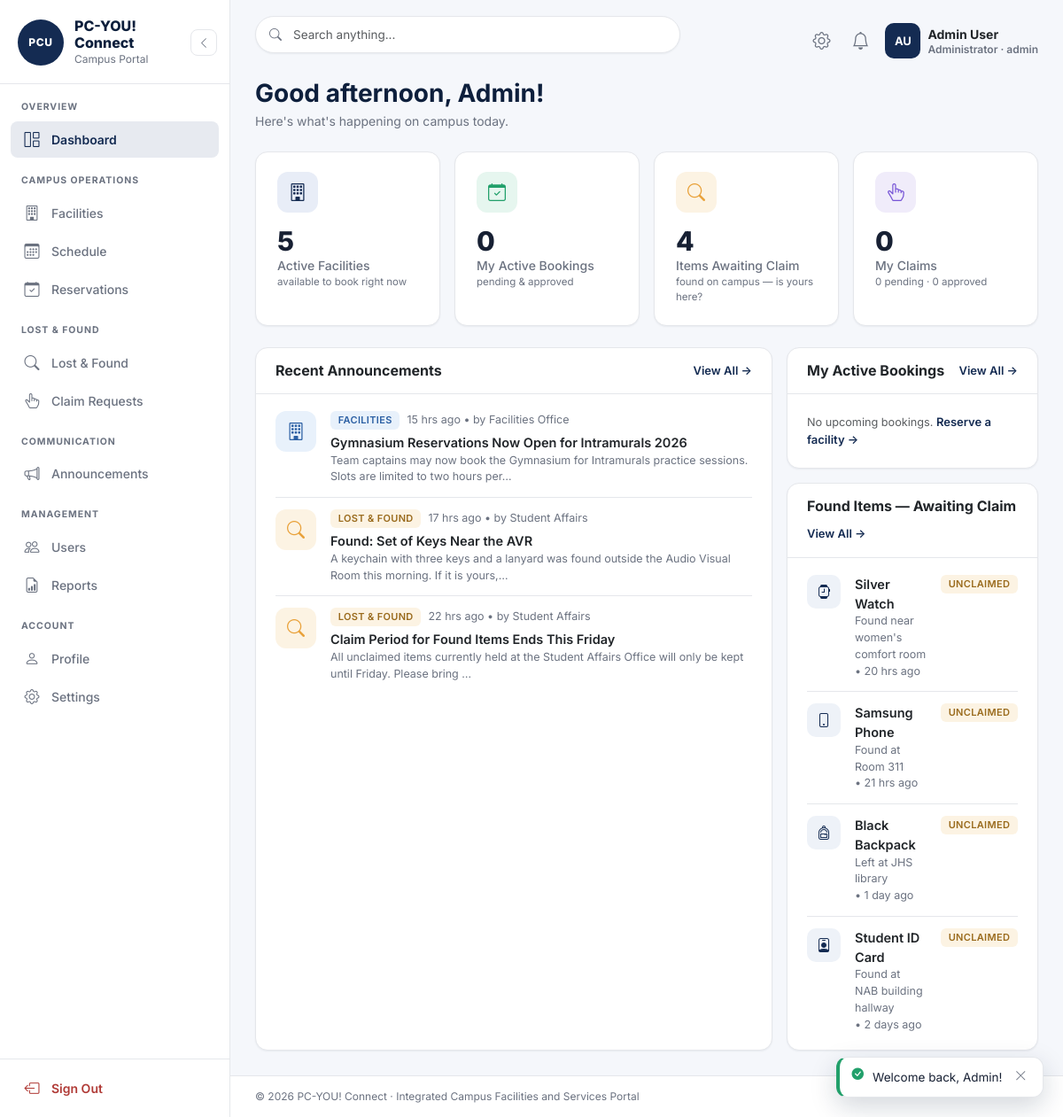
/user/dashboard.php (signed in), run on the app's committed database.
### tables this page shows
CREATE TABLE `announcements` (
  `id` int(11) NOT NULL,
  `author_id` int(11) DEFAULT NULL,
  `author_label` varchar(100) DEFAULT NULL,
  `title` varchar(200) NOT NULL,
  `content` text NOT NULL,
  `category` enum('facilities','lost_found') NOT NULL DEFAULT 'facilities',
  `event_date` date DEFAULT NULL,
  `priority` enum('normal','high') NOT NULL DEFAULT 'normal',
  `status` enum('published','archived') NOT NULL DEFAULT 'published',
  `views` int(11) NOT NULL DEFAULT 0,
  `image` varchar(255) DEFAULT NULL,
  `created_at` timestamp NOT NULL DEFAULT current_timestamp(),
  `updated_at` timestamp NOT NULL DEFAULT current_timestamp() ON UPDATE current_timestamp()
);

CREATE TABLE `lost_found_items` (
  `id` int(11) NOT NULL,
  `reporter_id` int(11) DEFAULT NULL,
  `report_type` enum('found','lost') NOT NULL DEFAULT 'found',
  `item_name` varchar(140) NOT NULL,
  `category` enum('electronics','id_card','accessories','bags','keys','documents','clothing','books','other') NOT NULL DEFAULT 'other',
  `description` text DEFAULT NULL,
  `location_found` varchar(160) DEFAULT NULL,
  `date_found` date NOT NULL,
  `status` enum('unclaimed','claimed','turned_in','searching','reunited') NOT NULL DEFAULT 'unclaimed',
  `claimed_by` varchar(140) DEFAULT NULL,
  `image` varchar(255) DEFAULT NULL,
  `created_at` timestamp NOT NULL DEFAULT current_timestamp(),
  `updated_at` timestamp NOT NULL DEFAULT current_timestamp() ON UPDATE current_timestamp()
);

### config/database.php (called while the page is built, shortened)
<?php
class Database {
    private static ?PDO $pdo = null;
    public static function conn(): PDO {
        if (self::$pdo === null) {
            self::$pdo = new PDO(
                'mysql:host=' . self::HOST . ';dbname=' . self::NAME . ';charset=utf8mb4',
                self::USER, self::PASS,
                [
                    PDO::ATTR_ERRMODE            => PDO::ERRMODE_EXCEPTION,
                    PDO::ATTR_DEFAULT_FETCH_MODE => PDO::FETCH_ASSOC,
                    PDO::ATTR_EMULATE_PREPARES   => false,
                ]
            );
        }
        return self::$pdo;
    }
}
function db(): PDO { return Database::conn(); }

### user/dashboard.php (the view, shortened to what this page needs)
<?php
 $u = require_login();
 $hour = (int)date('G');
 $greet = $hour < 12 ? 'Good morning' : ($hour < 18 ? 'Good afternoon' : 'Good evening');
 $statFac        = (int)db_scalar("SELECT COUNT(*) FROM facilities WHERE status='available'");
 $statRes        = (int)db_scalar("SELECT COUNT(*) FROM facility_reservations WHERE user_id=? AND status IN ('pending','approved') AND CONCAT(res_date,' ',end_time) >= NOW()", [$u['id']]);
 $statUncl       = (int)db_scalar("SELECT COUNT(*) FROM lost_found_items WHERE report_type='found' AND status='unclaimed'");
 $statMyPending  = (int)db_scalar("SELECT COUNT(*) FROM claim_requests WHERE user_id=? AND status='pending'", [$u['id']]);
 $statMyApproved = (int)db_scalar("SELECT COUNT(*) FROM claim_requests WHERE user_id=? AND status='approved'", [$u['id']]);
 $anns = db()->query("SELECT a.*, COALESCE(NULLIF(a.author_label,''), CONCAT(u.first_name,' ',u.last_name), 'Admin Office') AS author
    FROM announcements a LEFT JOIN users u ON u.id=a.author_id WHERE a.status='published' ORDER BY a.created_at DESC LIMIT 3")->fetchAll();
 $bk = db()->prepare("SELECT r.*, f.name AS facility FROM facility_reservations r JOIN facilities f ON f.id=r.facility_id
    WHERE r.user_id=? AND r.status IN ('pending','approved') AND CONCAT(r.res_date,' ',r.end_time) >= NOW() ORDER BY r.res_date, r.start_time LIMIT 4");
 $bk->execute([$u['id']]); $bookings = $bk->fetchAll();
 $lf = db()->prepare("SELECT * FROM lost_found_items WHERE report_type='found' AND status='unclaimed' ORDER BY created_at DESC LIMIT 4");
 $lf->execute(); $lfItems = $lf->fetchAll();
require_once '../includes/sidebar.php';
require_once '../includes/header.php';
?>
<h3 class="fw-bold mb-1" style="color:var(--navy-dark)"><?= $greet ?>, <?= e($u['first_name']) ?>!</h3>
<p class="page-sub mb-4">Here's what's happening on campus today.</p>
<div class="row g-3 mb-4">
  <?php
  $cards = [
      [$statFac, 'Active Facilities',    'bi-building',          'icon-navy',    'available to book right now'],
      [$statRes, 'My Active Bookings',   'bi-calendar-check',    'icon-success', 'pending & approved'],
      [$statUncl, 'Items Awaiting Claim','bi-search',            'icon-warning', 'found on campus — is yours here?'],
      [$statMyPending + $statMyApproved, 'My Claims',            'bi-hand-index-thumb', 'icon-purple',
          $statMyPending . ' pending · ' . $statMyApproved . ' approved'],
  ];
  foreach ($cards as [$num, $label, $icon, $tint, $sub]): ?>
  <div class="col-6 col-lg-3">
    <div class="card stat-card">
      <div class="stat-top"><span class="stat-icon <?= $tint ?>"><i class="bi <?= $icon ?>"></i></span></div>
      <div class="stat-num"><?= $num ?></div>
      <div class="stat-label"><?= e($label) ?></div>
      <div class="muted-sm" style="font-size:11.5px"><?= e($sub) ?></div>
    </div>
  </div>
  <?php endforeach; ?>
</div>
<div class="row g-3">
  <div class="col-lg-8">
    <div class="card h-100">
      <div class="card-clean-head">
        <h6 class="card-title">Recent Announcements</h6>
        <a class="link-more" href="announcements.php">View All →</a>
      </div>
      <div class="list-body">
        <?php if (!$anns): ?>
          <p class="text-muted small py-3 mb-0">No announcements yet.</p>
        <?php else: foreach ($anns as $a): ?>
          <div class="d-flex gap-3 row-sep">
            <span class="stat-icon <?= ann_tint($a['category']) ?>"><i class="bi <?= ann_icon($a['category']) ?>"></i></span>
            <div class="flex-grow-1 overflow-hidden">
              <div class="d-flex align-items-center gap-2 mb-1 flex-wrap">
                <?= badge($a['category']) ?>
                <span class="muted-sm"><?= time_ago($a['created_at']) ?> • by <?= e($a['author']) ?></span>
              </div>
              <div class="fw-semibold"><?= e($a['title']) ?></div>
              <div class="muted-sm"><?= e(mb_substr(strip_tags($a['content']), 0, 110)) ?>…</div>
            </div>
          </div>
        <?php endforeach; endif; ?>
      </div>
    </div>
  </div>
  <div class="col-lg-4 d-flex flex-column gap-3">
    <div class="card">
      <div class="card-clean-head">
        <h6 class="card-title">My Active Bookings</h6>
        <a class="link-more" href="reservations.php">View All →</a>
      </div>
      <div class="list-body">
        <?php if (!$bookings): ?>
          <p class="text-muted small py-3 mb-0">No upcoming bookings. <a class="link-more" href="facilities.php">Reserve a facility →</a></p>
        <?php else: foreach ($bookings as $b): ?>
          <div class="d-flex align-items-center gap-3 row-sep">
            <span class="item-thumb"><i class="bi bi-door-open"></i></span>
            <div class="flex-grow-1">
              <div class="fw-semibold"><?= e($b['facility']) ?></div>
              <div class="muted-sm"><?= fmt_date($b['res_date']) ?> • <?= fmt_time12($b['start_time']) ?> – <?= fmt_time12($b['end_time']) ?></div>
            </div>
            <?= badge($b['status'] === 'approved' ? 'upcoming' : 'pending') ?>
          </div>
        <?php endforeach; endif; ?>
      </div>
    </div>
    <div class="card">
      <div class="card-clean-head">
        <h6 class="card-title">Found Items — Awaiting Claim</h6>
        <a class="link-more" href="lost-found.php?view=found">View All →</a>
      </div>
      <div class="list-body">
        <?php if (!$lfItems): ?>
          <p class="text-muted small py-3 mb-0">No unclaimed items right now.</p>
        <?php else: foreach ($lfItems as $i): ?>
          <div class="d-flex align-items-start gap-3 row-sep">
            <span class="item-thumb <?= lf_tint($i['category']) ?>"><i class="bi <?= lf_icon($i['category'], $i['item_name']) ?>"></i></span>
            <div class="flex-grow-1">
              <div class="fw-semibold"><?= e($i['item_name']) ?></div>
              <div class="muted-sm"><?= e($i['location_found']) ?></div>
              <div class="muted-sm">• <?= time_ago($i['created_at']) ?></div>
            </div>
            <?= badge($i['status']) ?>
          </div>
        <?php endforeach; endif; ?>
      </div>
    </div>
  </div>
</div>
<?php require_once '../includes/footer.php'; ?>

### includes/functions.php (shortened to what this page needs)
<?php
require_once __DIR__ . '/../config/database.php';
function e($v): string { return htmlspecialchars((string)$v, ENT_QUOTES, 'UTF-8'); }
function time_ago(?string $dt): string {
    $d = time() - strtotime($dt);
    if ($d < 86400)  { $h = floor($d / 3600); return $h . ($h == 1 ? ' hr' : ' hrs') . ' ago'; }
    if ($d < 604800) { $x = floor($d / 86400); return $x . ($x == 1 ? ' day' : ' days') . ' ago'; }
    return date('M j, Y', strtotime($dt));
}
function badge(string $s): string {
    static $map = [
        'available'=>['soft-success','AVAILABLE'],'maintenance'=>['soft-warning','MAINTENANCE'],'unavailable'=>['soft-danger','UNAVAILABLE'],
        'pending'=>['soft-warning','PENDING'],'approved'=>['soft-success','APPROVED'],'rejected'=>['soft-danger','REJECTED'],
        'cancelled'=>['soft-secondary','CANCELLED'],'completed'=>['soft-info','COMPLETED'],'upcoming'=>['soft-primary','UPCOMING'],
        'unclaimed'=>['soft-warning','UNCLAIMED'],'claimed'=>['soft-success','CLAIMED'],'turned_in'=>['soft-purple','TURNED IN'],
        'searching'=>['soft-warning','SEARCHING'],'reunited'=>['soft-primary','REUNITED'],
        'found'=>['soft-info','FOUND'],'lost'=>['soft-danger','LOST'],
        'facilities'=>['soft-info','FACILITIES'],'lost_found'=>['soft-warning','LOST & FOUND'],
        'electronics'=>['soft-secondary','Electronics'],'id_card'=>['soft-secondary','ID / Cards'],
        'accessories'=>['soft-secondary','Accessories'],'bags'=>['soft-secondary','Bags'],'keys'=>['soft-secondary','Keys'],
        'clothing'=>['soft-secondary','Clothing'],'documents'=>['soft-secondary','Documents'],'books'=>['soft-secondary','Books'],
        'other'=>['soft-secondary','Other'],
        'published'=>['soft-success','Published'],'archived'=>['soft-secondary','Archived'],
        'active'=>['soft-success','Active'],'inactive'=>['soft-secondary','Inactive'],
    ];
    [$c, $l] = $map[$s] ?? ['soft-secondary', ucwords(str_replace('_', ' ', $s))];
    return '<span class="badge badge-soft ' . $c . '">' . e($l) . '</span>';
}
function lf_icon(string $cat, string $name = ''): string {
    $n = mb_strtolower($name);
    if (str_contains($n, 'watch'))   return 'bi-smartwatch';
    if (str_contains($n, 'id card') || str_contains($n, 'student id')) return 'bi-person-badge';
    if (str_contains($n, 'phone') || str_contains($n, 'samsung') || str_contains($n, 'iphone')) return 'bi-phone';
    if (str_contains($n, 'backpack') || str_contains($n, 'bag')) return 'bi-backpack';
    return ['electronics'=>'bi-phone','id_card'=>'bi-person-badge','accessories'=>'bi-smartwatch',
            'bags'=>'bi-backpack','keys'=>'bi-key','clothing'=>'bi-handbag',
            'documents'=>'bi-file-earmark-text','books'=>'bi-journal-book'][$cat] ?? 'bi-box-seam';
}
function lf_tint(string $c): string {
    return ['electronics'=>'icon-info','id_card'=>'icon-info','accessories'=>'icon-info','bags'=>'icon-danger',
            'keys'=>'icon-warning','clothing'=>'icon-navy','documents'=>'icon-warning','books'=>'icon-success'][$c] ?? 'icon-navy';
}
function ann_icon(string $c): string {
    return ['facilities'=>'bi-building','lost_found'=>'bi-search'][$c] ?? 'bi-megaphone';
}
function ann_tint(string $c): string {
    return ['facilities'=>'icon-info','lost_found'=>'icon-warning'][$c] ?? 'icon-navy';
}

### assets/css/style.css (style rules this page uses)
:root { --navy: #142b52; --navy-dark: #0d1f3c; --bg: #f5f7fb; --white: #ffffff; --border: #e5e7eb; --input-border: #d8dce3; --text: #172033; --muted: #6b7280; --success: #22a06b; --warning: #e9a23b; --danger: #d9534f; --purple: #7654d6; --radius: 14px; --shadow-sm: 0 1px 2px rgba(23, 32, 51, 0.06); --shadow: 0 4px 16px rgba(13, 31, 60, 0.08); }
* { scrollbar-width: thin; }
body { font-family: "Inter", system-ui, -apple-system, sans-serif; background: var(--bg); color: var(--text); font-size: 14.5px; }
a { text-decoration: none; }
::placeholder { color: #9ca3af; }
.page-sub { color: var(--muted); font-size: 14px; margin: 4px 0 0; }
.card { background: #fff; border: 1px solid var(--border); border-radius: var(--radius); box-shadow: var(--shadow-sm); }
.card-clean-head { padding: 16px 22px; border-bottom: 1px solid var(--border); display: flex; align-items: center; justify-content: space-between; gap: 12px; flex-wrap: wrap; }
.card-title { font-size: 16px; font-weight: 700; margin: 0; }
.link-more { font-size: 13px; font-weight: 600; color: var(--navy); }
.stat-card { padding: 22px 24px; height: 100%; }
.stat-top { display: flex; justify-content: space-between; align-items: flex-start; margin-bottom: 16px; min-height: 46px; }
.stat-icon { width: 46px; height: 46px; border-radius: 12px; display: flex; align-items: center; justify-content: center; font-size: 20px; flex: none; }
.stat-num { font-size: 30px; font-weight: 800; color: var(--text); line-height: 1.1; }
.stat-label { font-size: 14px; color: var(--muted); font-weight: 500; }
.icon-navy { background: #e8edf7; color: var(--navy); }
.icon-success { background: #e6f6ef; color: var(--success); }
.icon-warning { background: #fcf3e3; color: var(--warning); }
.icon-danger { background: #fbeae9; color: var(--danger); }
.icon-info { background: #e8f1fb; color: #2b5fa3; }
.icon-purple { background: #f0ecfa; color: var(--purple); }
.badge-soft { font-weight: 600; font-size: 11px; letter-spacing: 0.03em; padding: 0.45em 0.8em; border-radius: 6px; }
.soft-warning { background: #fcf3e3; color: #9a6b1d; }
.soft-info { background: #e8f1fb; color: #2b5fa3; }
.item-thumb { width: 38px; height: 38px; border-radius: 10px; background: #eef2f8; color: var(--navy); display: flex; align-items: center; justify-content: center; font-size: 16px; flex: none; }
.row-sep { padding: 13px 0; border-bottom: 1px solid var(--border); }
.row-sep:last-child { border-bottom: none; }
.list-body { padding: 6px 22px; }
.muted-sm { font-size: 12.5px; color: var(--muted); }
.live-greet { transition: opacity 0.2s ease, transform 0.2s ease; cursor: default; }

### data on the page
announcements: l "FACILITIES", created_at "15 hrs ago", author "Facilities Office", title "Gymnasium Reservations Now Open for Intramurals 2026", content "Team captains may now book the Gymnasium for Intramurals practice sessions. Slots are limited to two hours per"
announcements: l "LOST & FOUND", created_at "17 hrs ago", author "Student Affairs", title "Found: Set of Keys Near the AVR", content "A keychain with three keys and a lanyard was found outside the Audio Visual Room this morning. If it is yours,"
announcements: l "LOST & FOUND", created_at "22 hrs ago", author "Student Affairs", title "Claim Period for Found Items Ends This Friday", content "All unclaimed items currently held at the Student Affairs Office will only be kept until Friday. Please bring"
lost_found_items: item_name "Silver Watch", location_found "Found near women's comfort room", created_at "20 hrs ago", l "UNCLAIMED"
lost_found_items: item_name "Samsung Phone", location_found "Found at Room 311", created_at "21 hrs ago", l "UNCLAIMED"
lost_found_items: item_name "Black Backpack", location_found "Left at JHS library", created_at "1 day ago", l "UNCLAIMED"
lost_found_items: item_name "Student ID Card", location_found "Found at NAB building hallway", created_at "2 days ago", l "UNCLAIMED"

### other printed values
$ini "AU"
$navUser['name'] "Admin User"
$navUser['user_id'] "admin"
$num "5"
$label "Active Facilities"
$sub "available to book right now"
$num "0"
$label "My Active Bookings"
$sub "pending & approved"
$num "4"
$label "Items Awaiting Claim"
$sub "found on campus — is yours here?"
$label "My Claims"
$sub "0 pending · 0 approved"
